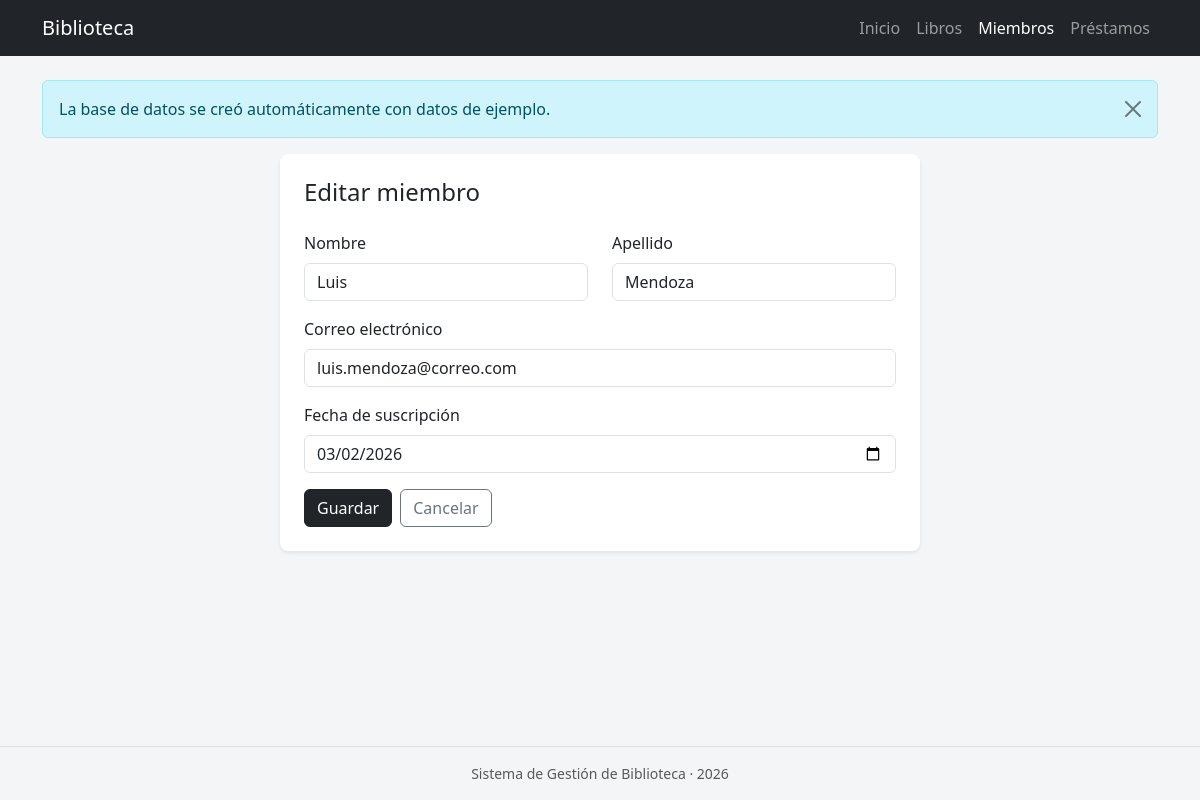
/miembros_editar.php?id=2, run on the app's committed database.
### tables this page shows
CREATE TABLE Miembros (
    miembro_id INT AUTO_INCREMENT PRIMARY KEY,
    nombre VARCHAR(60) NOT NULL,
    apellido VARCHAR(60) NOT NULL,
    email VARCHAR(100) NOT NULL UNIQUE,
    fecha_suscripcion DATE NOT NULL
);

### funciones.php (called while the page is built, shortened)
<?php
function e($texto)
{
    return htmlspecialchars((string) $texto, ENT_QUOTES, 'UTF-8');
}

### miembros_form.php (the view, shortened to what this page needs)
<form method="post" novalidate>
    <div class="row">
        <div class="col-md-6 mb-3">
            <label class="form-label" for="nombre">Nombre</label>
            <input type="text" class="form-control<?= isset($errores['nombre']) ? ' is-invalid' : '' ?>" id="nombre" name="nombre" maxlength="60" value="<?= e($miembro['nombre']) ?>" required>
        </div>
        <div class="col-md-6 mb-3">
            <label class="form-label" for="apellido">Apellido</label>
            <input type="text" class="form-control<?= isset($errores['apellido']) ? ' is-invalid' : '' ?>" id="apellido" name="apellido" maxlength="60" value="<?= e($miembro['apellido']) ?>" required>
        </div>
    </div>
    <div class="mb-3">
        <label class="form-label" for="email">Correo electrónico</label>
        <input type="email" class="form-control<?= isset($errores['email']) ? ' is-invalid' : '' ?>" id="email" name="email" maxlength="100" value="<?= e($miembro['email']) ?>" required>
    </div>
    <div class="mb-3">
        <label class="form-label" for="fecha_suscripcion">Fecha de suscripción</label>
        <input type="date" class="form-control<?= isset($errores['fecha_suscripcion']) ? ' is-invalid' : '' ?>" id="fecha_suscripcion" name="fecha_suscripcion" value="<?= e($miembro['fecha_suscripcion']) ?>" required>
    </div>
    <div class="d-flex gap-2">
        <button type="submit" class="btn btn-dark">Guardar</button>
        <a href="<?= BASE_URL ?>miembros_listar.php" class="btn btn-outline-secondary">Cancelar</a>
    </div>
</form>

### estilos.css (style rules this page uses)
body { background-color: #f4f5f7; min-height: 100vh; display: flex; flex-direction: column; }

### data on the page
miembros: nombre "Luis", apellido "Mendoza", email "luis.mendoza@correo.com", fecha_suscripcion "03/02/2026"

### other printed values
$texto "Inicio"
$texto "Libros"
$texto "Miembros"
$texto "Préstamos"
$_SESSION['mensaje']['texto'] "La base de datos se creó automáticamente con datos de ejemplo."
